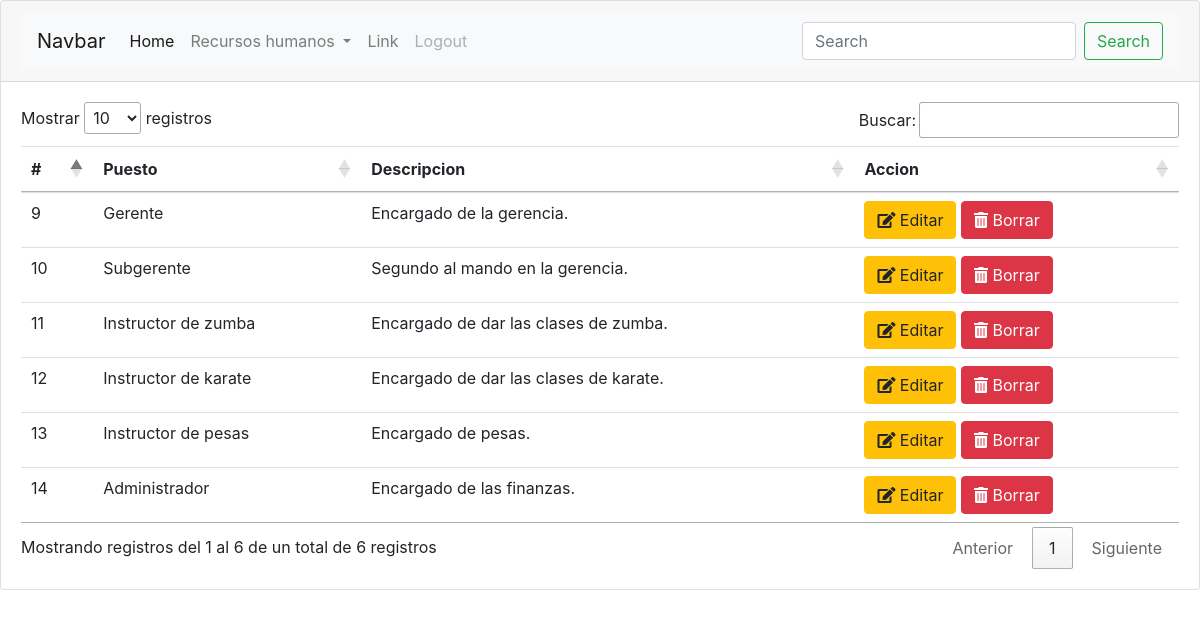
The page /RH/roles (signed in) on the database its author committed.
### RH/models.py (models this page shows)
class Rol(models.Model):
	nombre=models.CharField(max_length=120)
	descripcion=models.TextField()

### RH/views.py (the view)
# urls.py: path('roles',views.roles_index,name='roles_index'),
@login_required
def roles_index(request):
	roles=Rol.objects.all()
	return render(request,'RH/roles_index.html',{'roles':roles})

### RH/templates/RH/roles_index.html (shortened to what this page needs)
{% extends "base.html" %}
{% block content %}
	<table class="table">
	  <thead>
	    <tr>
	      <th scope="col">#</th>
	      <th scope="col">Puesto</th>
	      <th scope="col">Descripcion</th>
	      <th scope="col">Accion</th>
	    </tr>
	  </thead>
	  <tbody>
	  	{% for rol in roles %}
		    <tr>
		      <td>{{rol.pk}}</td>
		      <td>{{rol.nombre}}</td>
		      <td>{{rol.descripcion}}</td>
		      <td>
		      	<a class="btn btn-warning" href="{%url 'roles_edit' pk=rol.pk%}" role="button"><i class="fas fa-edit"></i> Editar</a>
		      	<a class="btn btn-danger" href="{%url 'roles_delete' pk=rol.pk%}" role="button"><i class="fas fa-trash-alt"></i> Borrar</a>
		      </td>
		    </tr>
		{% endfor %}
	  </tbody>
	</table>
{% endblock content %}

### rows shown on the page
Rol: pk "9", nombre "Gerente", descripcion "Encargado de la gerencia."
Rol: pk "10", nombre "Subgerente", descripcion "Segundo al mando en la gerencia."
Rol: pk "11", nombre "Instructor de zumba", descripcion "Encargado de dar las clases de zumba."
Rol: pk "12", nombre "Instructor de karate", descripcion "Encargado de dar las clases de karate."
Rol: pk "13", nombre "Instructor de pesas", descripcion "Encargado de pesas."
Rol: pk "14", nombre "Administrador", descripcion "Encargado de las finanzas."
